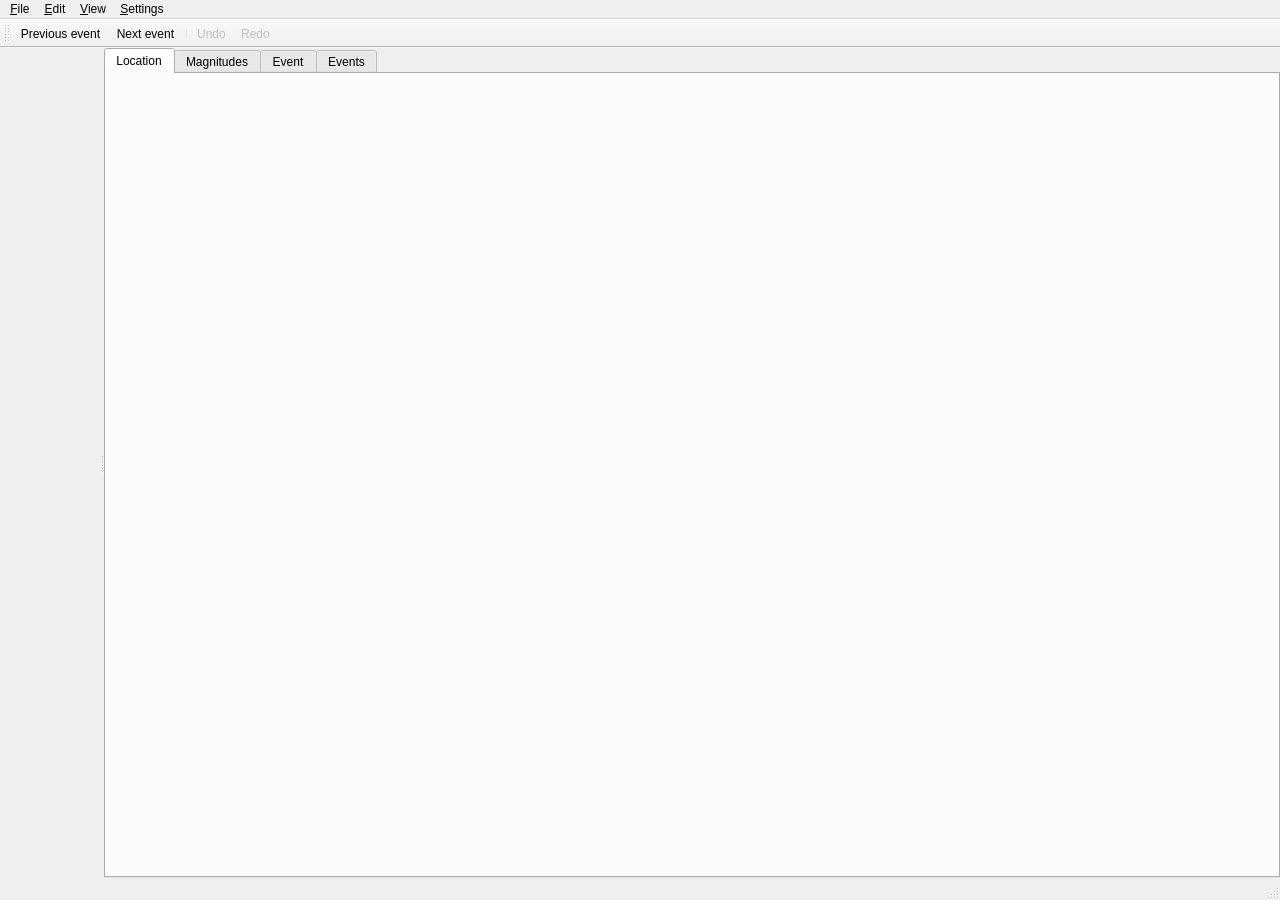
<?xml version="1.0" encoding="UTF-8"?>
<ui version="4.0">
 <class>MainWindow</class>
 <widget class="QMainWindow" name="MainWindow">
  <property name="geometry">
   <rect>
    <x>0</x>
    <y>0</y>
    <width>1280</width>
    <height>900</height>
   </rect>
  </property>
  <property name="windowTitle">
   <string>Origin Locator</string>
  </property>
  <property name="iconSize">
   <size>
    <width>24</width>
    <height>24</height>
   </size>
  </property>
  <widget class="QWidget" name="centralwidget">
   <layout class="QHBoxLayout">
    <property name="spacing">
     <number>0</number>
    </property>
    <property name="margin">
     <number>0</number>
    </property>
    <item>
     <widget class="QSplitter" name="mainSplitter">
      <property name="orientation">
       <enum>Qt::Horizontal</enum>
      </property>
      <!-- Left panel: event summary (Preferred / Current) -->
      <widget class="QFrame" name="frameSummary">
       <property name="minimumWidth">
        <number>220</number>
       </property>
       <property name="maximumWidth">
        <number>400</number>
       </property>
       <property name="frameShape">
        <enum>QFrame::NoFrame</enum>
       </property>
       <property name="frameShadow">
        <enum>QFrame::Plain</enum>
       </property>
      </widget>
      <!-- Right panel: tab widget -->
      <widget class="QTabWidget" name="tabWidget">
       <property name="sizePolicy">
        <sizepolicy hsizetype="Expanding" vsizetype="Expanding">
         <horstretch>1</horstretch>
         <verstretch>0</verstretch>
        </sizepolicy>
       </property>
       <property name="tabPosition">
        <enum>QTabWidget::North</enum>
       </property>
       <widget class="QWidget" name="tabLocation">
        <attribute name="title">
         <string>Location</string>
        </attribute>
       </widget>
       <widget class="QWidget" name="tabMagnitudes">
        <attribute name="title">
         <string>Magnitudes</string>
        </attribute>
       </widget>
       <widget class="QWidget" name="tabEvent">
        <attribute name="title">
         <string>Event</string>
        </attribute>
       </widget>
       <widget class="QWidget" name="tabEvents">
        <attribute name="title">
         <string>Events</string>
        </attribute>
       </widget>
      </widget>
     </widget>
    </item>
   </layout>
  </widget>
  <widget class="QStatusBar" name="statusbar"/>
  <widget class="QMenuBar" name="menuBar">
   <property name="geometry">
    <rect>
     <x>0</x>
     <y>0</y>
     <width>1280</width>
     <height>24</height>
    </rect>
   </property>
   <widget class="QMenu" name="menuFile">
    <property name="title">
     <string>&amp;File</string>
    </property>
    <addaction name="actionOpen"/>
    <addaction name="actionSave"/>
    <addaction name="separator"/>
    <addaction name="actionQuit"/>
   </widget>
   <widget class="QMenu" name="menuEdit">
    <property name="title">
     <string>&amp;Edit</string>
    </property>
    <addaction name="actionUndo"/>
    <addaction name="actionRedo"/>
    <addaction name="separator"/>
    <addaction name="actionPreviousEvent"/>
    <addaction name="actionNextEvent"/>
    <addaction name="separator"/>
    <addaction name="actionCreateArtificialOrigin"/>
   </widget>
   <widget class="QMenu" name="menuView">
    <property name="title">
     <string>&amp;View</string>
    </property>
    <addaction name="actionShowSummary"/>
    <addaction name="actionShowEventList"/>
   </widget>
   <widget class="QMenu" name="menuSettings">
    <property name="title">
     <string>&amp;Settings</string>
    </property>
   </widget>
   <addaction name="menuFile"/>
   <addaction name="menuEdit"/>
   <addaction name="menuView"/>
   <addaction name="menuSettings"/>
  </widget>
  <widget class="QToolBar" name="toolBarMain">
   <property name="windowTitle">
    <string>Main</string>
   </property>
   <attribute name="toolBarArea">
    <number>4</number>
   </attribute>
   <addaction name="actionPreviousEvent"/>
   <addaction name="actionNextEvent"/>
   <addaction name="separator"/>
   <addaction name="actionUndo"/>
   <addaction name="actionRedo"/>
  </widget>
  <!-- Actions -->
  <action name="actionQuit">
   <property name="text">
    <string>&amp;Quit</string>
   </property>
   <property name="shortcut">
    <string>Ctrl+Q</string>
   </property>
  </action>
  <action name="actionOpen">
   <property name="enabled">
    <bool>false</bool>
   </property>
   <property name="text">
    <string>&amp;Open</string>
   </property>
   <property name="shortcut">
    <string>Ctrl+O</string>
   </property>
  </action>
  <action name="actionSave">
   <property name="enabled">
    <bool>false</bool>
   </property>
   <property name="text">
    <string>&amp;Save</string>
   </property>
   <property name="shortcut">
    <string>Ctrl+S</string>
   </property>
  </action>
  <action name="actionUndo">
   <property name="enabled">
    <bool>false</bool>
   </property>
   <property name="text">
    <string>Undo</string>
   </property>
   <property name="toolTip">
    <string>Undo modifications on the current origin (Ctrl+Z)</string>
   </property>
   <property name="shortcut">
    <string>Ctrl+Z</string>
   </property>
  </action>
  <action name="actionRedo">
   <property name="enabled">
    <bool>false</bool>
   </property>
   <property name="text">
    <string>Redo</string>
   </property>
   <property name="toolTip">
    <string>Redo the most recent undone origin modifications (Ctrl+Shift+Z)</string>
   </property>
   <property name="shortcut">
    <string>Ctrl+Shift+Z</string>
   </property>
  </action>
  <action name="actionPreviousEvent">
   <property name="text">
    <string>Previous event</string>
   </property>
   <property name="toolTip">
    <string>Load previous event from the event list (Ctrl+PgDown)</string>
   </property>
   <property name="shortcut">
    <string>Ctrl+PgDown</string>
   </property>
  </action>
  <action name="actionNextEvent">
   <property name="text">
    <string>Next event</string>
   </property>
   <property name="toolTip">
    <string>Load next event from the event list (Ctrl+PgUp)</string>
   </property>
   <property name="shortcut">
    <string>Ctrl+PgUp</string>
   </property>
  </action>
  <action name="actionCreateArtificialOrigin">
   <property name="text">
    <string>Create artificial origin</string>
   </property>
   <property name="toolTip">
    <string>Create an artificial origin on the map (Ctrl+N)</string>
   </property>
   <property name="shortcut">
    <string>Ctrl+N</string>
   </property>
  </action>
  <action name="actionShowSummary">
   <property name="checkable">
    <bool>true</bool>
   </property>
   <property name="checked">
    <bool>true</bool>
   </property>
   <property name="text">
    <string>Show summary panel</string>
   </property>
   <property name="shortcut">
    <string>F8</string>
   </property>
  </action>
  <action name="actionShowEventList">
   <property name="text">
    <string>Show event list</string>
   </property>
   <property name="shortcut">
    <string>F10</string>
   </property>
  </action>
 </widget>
 <resources>
  <include location="../../../../common/libs/seiscomp/gui/sc_icons.qrc"/>
 </resources>
 <connections/>
</ui>
